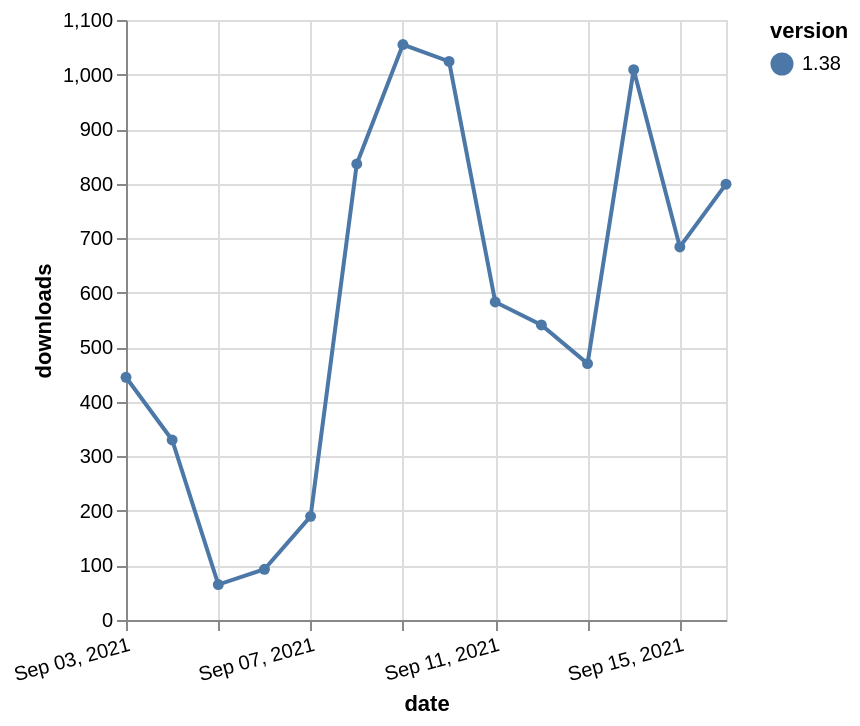

This figure's Vega-Lite source:
### Vega-Lite specification from a JSON file in a GitHub repository (floating-point values rounded to 4 significant figures)
{"$schema": "https://vega.github.io/schema/vega-lite/v5.json", "description": "A simple bar chart with embedded data.", "data": {"values": [{"date": "2021-09-03", "total": 275664, "delta": 445, "version": "1.38"}, {"date": "2021-09-04", "total": 275994, "delta": 330, "version": "1.38"}, {"date": "2021-09-05", "total": 276059, "delta": 65, "version": "1.38"}, {"date": "2021-09-06", "total": 276152, "delta": 93, "version": "1.38"}, {"date": "2021-09-07", "total": 276342, "delta": 190, "version": "1.38"}, {"date": "2021-09-08", "total": 277178, "delta": 836, "version": "1.38"}, {"date": "2021-09-09", "total": 278233, "delta": 1055, "version": "1.38"}, {"date": "2021-09-10", "total": 279257, "delta": 1024, "version": "1.38"}, {"date": "2021-09-11", "total": 279840, "delta": 583, "version": "1.38"}, {"date": "2021-09-12", "total": 280381, "delta": 541, "version": "1.38"}, {"date": "2021-09-13", "total": 280851, "delta": 470, "version": "1.38"}, {"date": "2021-09-14", "total": 281860, "delta": 1009, "version": "1.38"}, {"date": "2021-09-15", "total": 282544, "delta": 684, "version": "1.38"}, {"date": "2021-09-16", "total": 283343, "delta": 799, "version": "1.38"}]}, "width": "container", "mark": {"type": "line", "point": {"filled": true}}, "encoding": {"x": {"field": "date", "type": "temporal", "timeUnit": "yearmonthdate", "title": "date", "axis": {"labelAngle": -15}}, "y": {"field": "delta", "type": "quantitative", "title": "downloads"}, "color": {"field": "version", "type": "nominal"}, "tooltip": {"field": "delta"}}}
